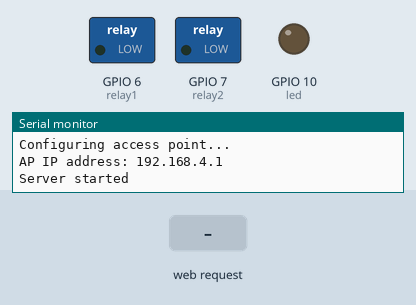
This sketch was run on a simulated ESP32-S3. Parts: switched loads named in the sketch (green lamp = pin HIGH), output pins drawn as LEDs (lit = HIGH), the last lines printed to the serial monitor. The test bench sets the inputs (shaded band).

Above: at 13.2 s.
13.3 s: HTTP request GET /b received
At 14.3 s:
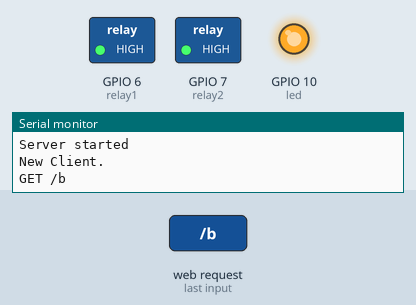
Timing chart, 0 to 17.8 s (numbered marks = the images above; inputs shaded):
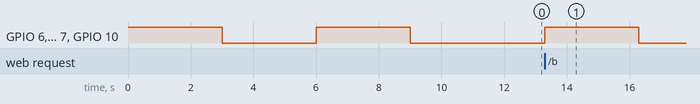

The sketch:

NWI1119-AP-1.ino
```cpp
#define relay1 6
#define relay2 7
#define led 10

#include <WiFi.h>
#include <WiFiClient.h>
#include <WiFiAP.h>

#define LED_BUILTIN 2   // Set the GPIO pin where you connected your test LED or comment this line out if your dev board has a built-in LED

// Set these to your desired credentials.
const char *ssid = "electrodragon";
const char *password = "electrodragon";

WiFiServer server(80);


void setup() {

  pinMode(relay1, OUTPUT);
  pinMode(relay2, OUTPUT);
  pinMode(led, OUTPUT);

  blink();
  blink();

  Serial.begin(115200);
  Serial.println();
  Serial.println("Configuring access point...");

  // You can remove the password parameter if you want the AP to be open.
  WiFi.softAP(ssid, password);
  IPAddress myIP = WiFi.softAPIP();
  Serial.print("AP IP address: ");
  Serial.println(myIP);
  server.begin();

  Serial.println("Server started");
}

void loop() {
  WiFiClient client = server.available();   // listen for incoming clients

  if (client) {                             // if you get a client,
    Serial.println("New Client.");           // print a message out the serial port
    String currentLine = "";                // make a String to hold incoming data from the client
    while (client.connected()) {            // loop while the client's connected
      if (client.available()) {             // if there's bytes to read from the client,
        char c = client.read();             // read a byte, then
        Serial.write(c);                    // print it out the serial monitor

        if (c == '\n') {                    // if the byte is a newline character

          // if the current line is blank, you got two newline characters in a row.
          // that's the end of the client HTTP request, so send a response:
          if (currentLine.length() == 0) {
            // HTTP headers always start with a response code (e.g. HTTP/1.1 200 OK)
            // and a content-type so the client knows what's coming, then a blank line:
            client.println("HTTP/1.1 200 OK");
            client.println("Content-type:text/html");
            client.println();

            // the content of the HTTP response follows the header:
            client.print("Click <a href=\"/b\">here</a> to turn ON the LED.<br>");

            // The HTTP response ends with another blank line:
            client.println();
            // break out of the while loop:
            break;
          } else {    // if you got a newline, then clear currentLine:
            currentLine = "";
          }
        } else if (c != '\r') {  // if you got anything else but a carriage return character,
          currentLine += c;      // add it to the end of the currentLine
        }

        // Check to see if the client request was "GET /H" or "GET /L":
        if (currentLine.endsWith("GET /b")) {
          client.println("HTTP/1.1 200 OK");
          client.println("Content-type:text/html");
          client.println("<h1>I am blinking ! </h1>");

          blink();
        }
      }
    }
    // close the connection:
    client.stop();
    Serial.println("Client Disconnected.");
  }
}


void blink() {
  digitalWrite(relay1, HIGH);
  digitalWrite(relay2, HIGH);
  digitalWrite(led, HIGH);
  delay(3000);

  digitalWrite(relay1, LOW);
  digitalWrite(relay2, LOW);
  digitalWrite(led, LOW);
  delay(3000);
}
```

Measured:
- after the input at 13.3 s, GPIO 6 (relay1), GPIO 7 (relay2), GPIO 10 (led): LOW → HIGH at once, → LOW 3.0 s later
